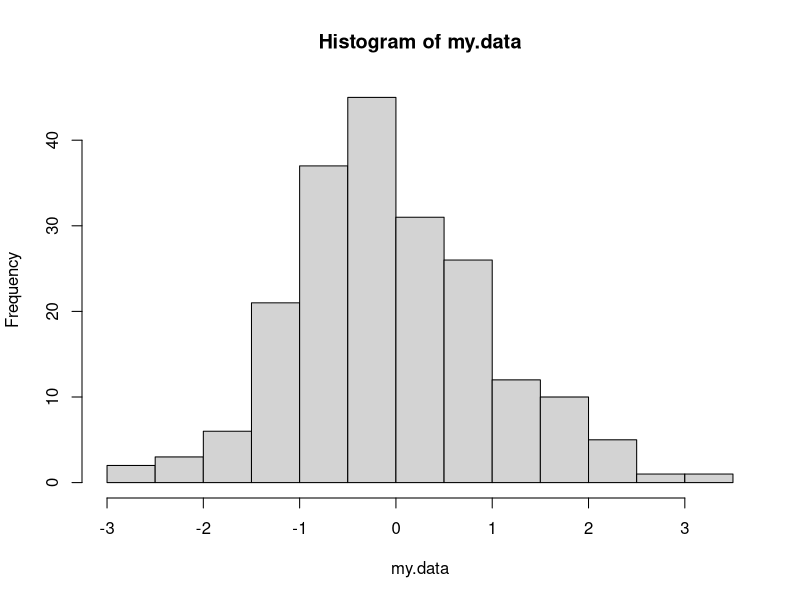

Source code (R):
####### LAB  EXERCISE #######

#Study the following functions:
  
#cat()
#density()
#hist()
#if()
#plot()
#summary()

#Access the help files with the ? operator. For if() you should enclose it in double quotes: ?”if”). 

#Write a function called my.display() that takes as its argument a vector.
#The function should display the line  “summary of input:”  using the cat() function, and then a summary of the argument using the summary() function.
#You can use the character “\n” in a text string to indicate line shifts.

my.display<-function(x){
  cat("Summary of input: \n")
  return(summary(x))
}



#Expand my.display() to also contain an option for information on the argument in terms of a graph.

#This graph should be either a histogram (the hist() function), or a density plot (the plot() and density() functions).
#The histogram should by default list counts on the y axis (as hist() by default does), but my.display() should also contain an option for having frequencies 
#on the y-axis of a histogram rather than counts.
#If the call indicates that a graph is wanted, but it isn’t specified whether the graph should be a histogram or a density plot, no plot should be generated.
#Instead, the function should display the line ”Please specify type as either hist or density” , where ‘hist’ and ‘density’ are the identifiers used to indicate 
#if the plot should generate a histogram or a density plot, and ‘type’ is the variable that stores this information. 

set.seed(1234)
my.data<-rnorm(200)
my.display(my.data)
hist(my.data)